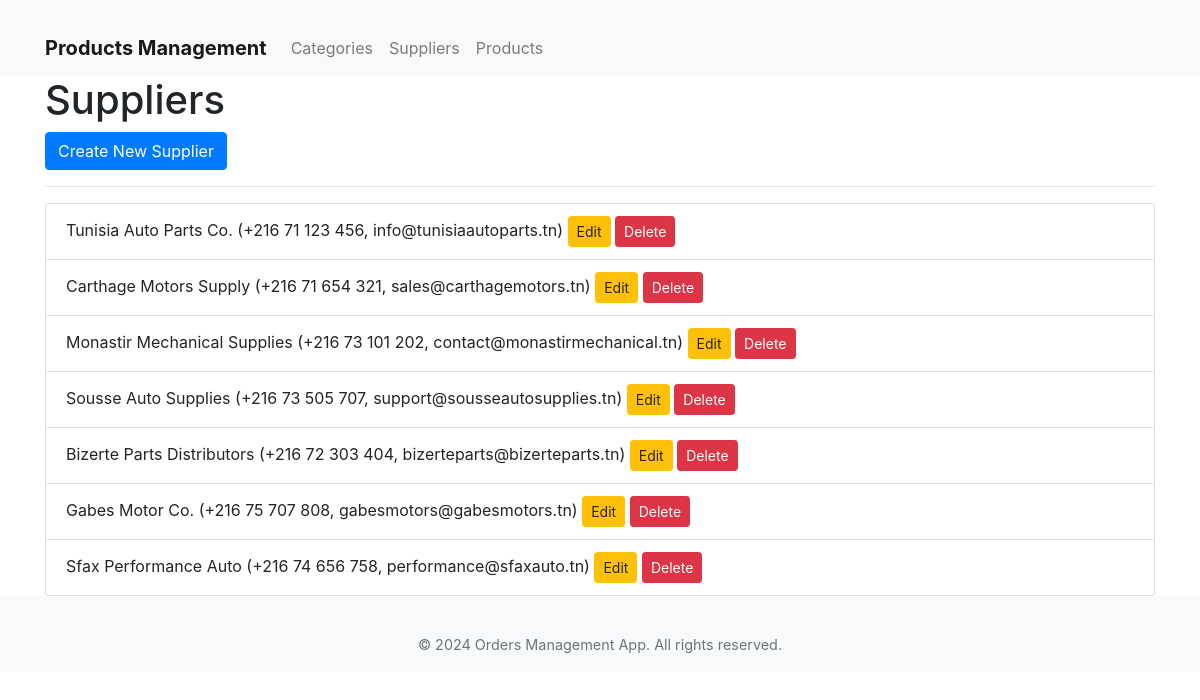
Page /products/suppliers/ on the committed database.
### products/models.py (models this page shows, shortened)
class Supplier(models.Model):
    supplier_name = models.CharField(max_length=255)
    phone_number = models.CharField(max_length=20, blank=True)
    email = models.EmailField(blank=True)
    address = models.CharField(max_length=255, blank=True)

### products/views.py (the view)
# urls.py: path('suppliers/', views.supplier_list, name='supplier_list'),
def supplier_list(request):
    suppliers = Supplier.objects.all()
    return render(request, 'products/supplier_list.html', {'suppliers': suppliers})

### products/templates/products/supplier_list.html (shortened to what this page needs)
{% extends 'products/layout.html' %}
{% block content %}
<h1>Suppliers</h1>
<a href="{% url 'products:supplier_create' %}" class="btn btn-primary">Create New Supplier</a>
<hr>
<ul class="list-group">
    {% for supplier in suppliers %}
    <li class="list-group-item">
        {{ supplier.supplier_name }} ({{ supplier.phone_number }}, {{ supplier.email }})
        <a href="{% url 'products:supplier_update' supplier.id %}" class="btn btn-sm btn-warning">Edit</a>
        <a href="{% url 'products:supplier_delete' supplier.id %}" class="btn btn-sm btn-danger">Delete</a>
    </li>
    {% endfor %}
</ul>
{% endblock %}

### products/templates/products/layout.html (style rules this page uses)
body { padding-top: 56px; }

### rows in the picture
Supplier: supplier_name "Tunisia Auto Parts Co.", phone_number "+216 71 123 456", email "info@tunisiaautoparts.tn"
Supplier: supplier_name "Carthage Motors Supply", phone_number "+216 71 654 321", email "sales@carthagemotors.tn"
Supplier: supplier_name "Monastir Mechanical Supplies", phone_number "+216 73 101 202", email "contact@monastirmechanical.tn"
Supplier: supplier_name "Sousse Auto Supplies", phone_number "+216 73 505 707", email "support@sousseautosupplies.tn"
Supplier: supplier_name "Bizerte Parts Distributors", phone_number "+216 72 303 404", email "bizerteparts@bizerteparts.tn"
Supplier: supplier_name "Gabes Motor Co.", phone_number "+216 75 707 808", email "gabesmotors@gabesmotors.tn"
Supplier: supplier_name "Sfax Performance Auto", phone_number "+216 74 656 758", email "performance@sfaxauto.tn"
